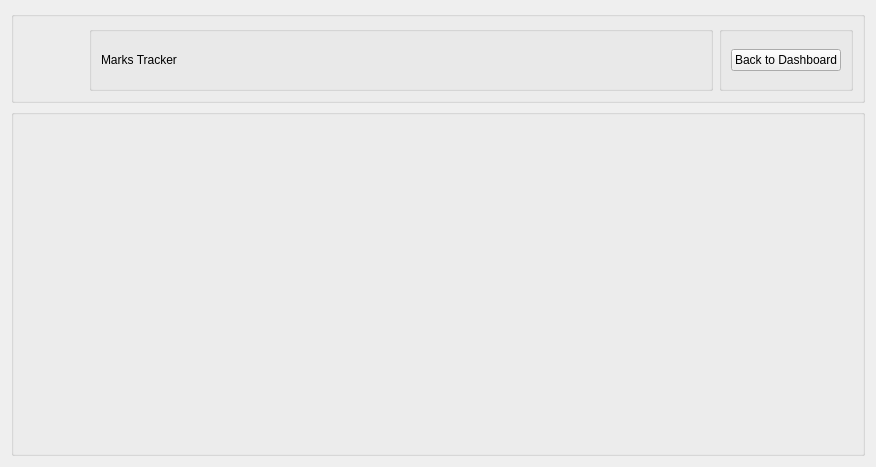
<?xml version="1.0" encoding="UTF-8"?>
<ui version="4.0">
 <class>marksForm</class>
 <widget class="QWidget" name="marksForm">
  <property name="geometry">
   <rect>
    <x>0</x>
    <y>0</y>
    <width>876</width>
    <height>467</height>
   </rect>
  </property>
  <property name="windowTitle">
   <string>Form</string>
  </property>
  <layout class="QVBoxLayout" name="verticalLayout">
   <item>
    <widget class="QGroupBox" name="groupBox">
     <property name="sizePolicy">
      <sizepolicy hsizetype="Preferred" vsizetype="Fixed">
       <horstretch>0</horstretch>
       <verstretch>0</verstretch>
      </sizepolicy>
     </property>
     <property name="title">
      <string/>
     </property>
     <layout class="QHBoxLayout" name="horizontalLayout_5">
      <item>
       <widget class="QLabel" name="labelLogo">
        <property name="sizePolicy">
         <sizepolicy hsizetype="Fixed" vsizetype="Fixed">
          <horstretch>0</horstretch>
          <verstretch>0</verstretch>
         </sizepolicy>
        </property>
        <property name="minimumSize">
         <size>
          <width>60</width>
          <height>60</height>
         </size>
        </property>
        <property name="maximumSize">
         <size>
          <width>60</width>
          <height>60</height>
         </size>
        </property>
        <property name="text">
         <string/>
        </property>
        <property name="pixmap">
         <pixmap resource="../resources/resources.qrc">:/img/logo.png</pixmap>
        </property>
        <property name="scaledContents">
         <bool>true</bool>
        </property>
       </widget>
      </item>
      <item>
       <widget class="QGroupBox" name="groupBox_8">
        <property name="sizePolicy">
         <sizepolicy hsizetype="Preferred" vsizetype="Fixed">
          <horstretch>0</horstretch>
          <verstretch>0</verstretch>
         </sizepolicy>
        </property>
        <property name="minimumSize">
         <size>
          <width>0</width>
          <height>65</height>
         </size>
        </property>
        <property name="title">
         <string/>
        </property>
        <layout class="QHBoxLayout" name="horizontalLayout_4">
         <item>
          <widget class="QLabel" name="labelMarks">
           <property name="text">
            <string>Marks Tracker</string>
           </property>
          </widget>
         </item>
         <item>
          <spacer name="horizontalSpacer_6">
           <property name="orientation">
            <enum>Qt::Horizontal</enum>
           </property>
           <property name="sizeHint" stdset="0">
            <size>
             <width>385</width>
             <height>17</height>
            </size>
           </property>
          </spacer>
         </item>
        </layout>
       </widget>
      </item>
      <item>
       <widget class="QGroupBox" name="groupBox_9">
        <property name="sizePolicy">
         <sizepolicy hsizetype="Preferred" vsizetype="Fixed">
          <horstretch>0</horstretch>
          <verstretch>0</verstretch>
         </sizepolicy>
        </property>
        <property name="minimumSize">
         <size>
          <width>0</width>
          <height>65</height>
         </size>
        </property>
        <property name="title">
         <string/>
        </property>
        <layout class="QVBoxLayout" name="verticalLayout_7">
         <item>
          <widget class="QPushButton" name="DashboardButton">
           <property name="text">
            <string>Back to Dashboard</string>
           </property>
           <property name="icon">
            <iconset resource="../resources/resources.qrc">
             <normaloff>:/icons/home.png</normaloff>:/icons/home.png</iconset>
           </property>
           <property name="iconSize">
            <size>
             <width>12</width>
             <height>12</height>
            </size>
           </property>
          </widget>
         </item>
        </layout>
       </widget>
      </item>
     </layout>
    </widget>
   </item>
   <item>
    <widget class="QGroupBox" name="groupBox_2">
     <property name="title">
      <string/>
     </property>
    </widget>
   </item>
  </layout>
 </widget>
 <resources>
  <include location="../resources/resources.qrc"/>
  <include location="../../../../../../../../../../resources/resources.qrc"/>
 </resources>
 <connections/>
</ui>
